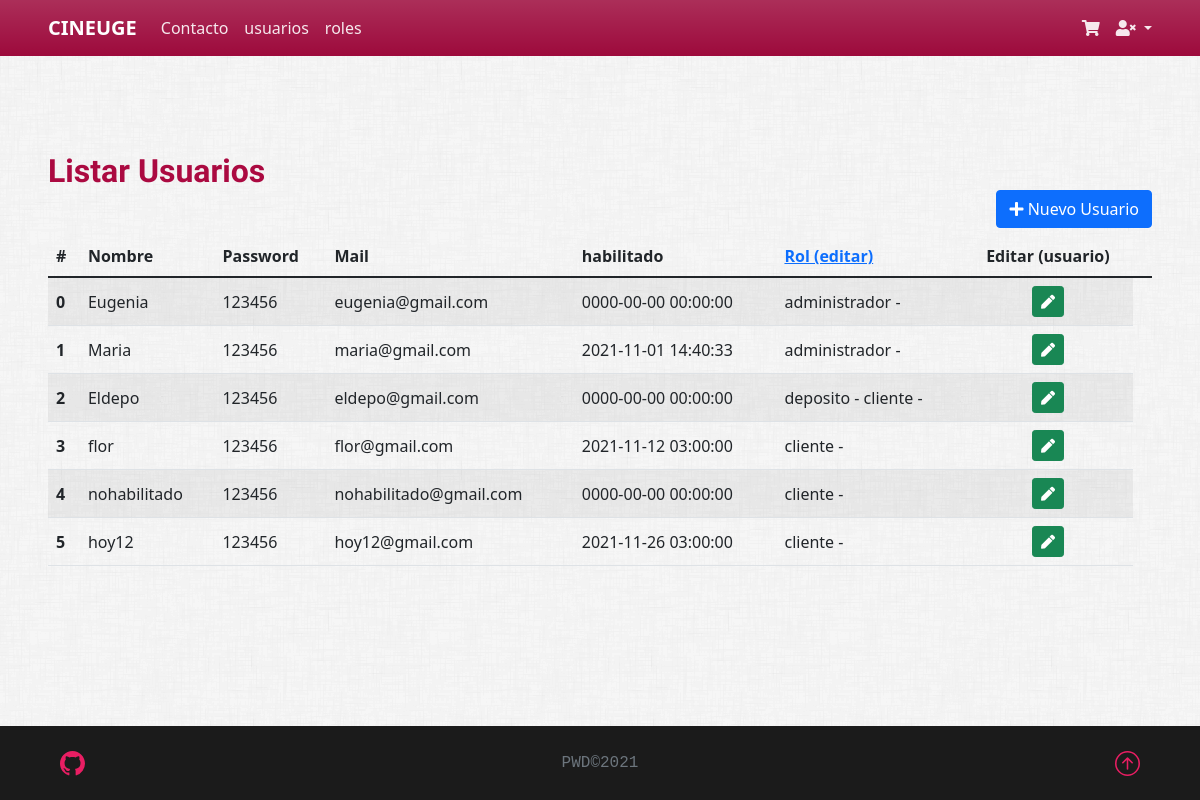
/vista/pages/usuario/listar.php, run on the app's committed database.
### tables this page shows
CREATE TABLE `usuario` (
  `idusuario` bigint(20) NOT NULL,
  `usnombre` varchar(50) NOT NULL,
  `uspass` int(11) NOT NULL,
  `usmail` varchar(50) NOT NULL,
  `usdeshabilitado` timestamp NULL DEFAULT NULL
);

### Control/Session.php (called while the page is built, shortened)
<?php
class Session
{
    public function activa()
    {
        $activa = false;
        return $activa;
    }
}

### Modelo/Usuario.php (called while the page is built, shortened)
<?php
class Usuario
{
    private $idusuario;
    public function __construct()
    {
        $this->idusuario = "";
    }
    public function getidusuario()
    {
        return $this->idusuario;
    }
    public function setidusuario($valor)
    {
        $this->idusuario = $valor;
    }
    public function cargar()
    {
        $resp = false;
        $base = new BaseDatos();
        $sql = "SELECT * FROM Usuario WHERE idusuario = " . $this->getidusuario();
        if ($base->Iniciar()) {
            $res = $base->Ejecutar($sql);
        } else {
            $this->setmensajeoperacion("Usuario->listar: " . $base->getError());
        }
        return $resp;
    }
    public static function listar($parametro = "")
    {
        $arreglo = array();
        $base = new BaseDatos();
        $sql = "SELECT * FROM Usuario ";
        if ($parametro != "") {
            $sql .= 'WHERE ' . $parametro;
        }
        $res = $base->Ejecutar($sql);
        if ($res > -1) {
            if ($res > 0) {
                while ($row = $base->Registro()) {
                    $obj = new Usuario();
                    $obj->setear($row['idusuario'], $row['usnombre'], $row['uspass'], $row['usmail'], $row['usdeshabilitado']);
                    array_push($arreglo, $obj);
                }
            }
        } else {
        }
        return $arreglo;
    }
}

### Modelo/conector/BaseDatos.php (called while the page is built, shortened)
<?php
class BaseDatos extends PDO
{
    private $conec;
    private $indice;
    private $resultado;
    public function __construct()
    {
        $this->indice = 0;
        try {
            $this->conec = true;
        } catch (PDOException $e) {
            $this->sql = $e->getMessage();
            $this->conec = false;
        }
    }
    public function Iniciar()
    {
        return $this->getConec();
    }
    public function getConec()
    {
        return $this->conec;
    }
    public function setSQL($e)
    {
        return "\n" . $this->sql = $e;
    }
    public function Ejecutar($sql)
    {
        if (stristr($sql, "select")) {
            $resp =  $this->EjecutarSelect($sql);
        }
        return $resp;
    }
    private function EjecutarSelect($sql)
    {
        $cant = -1;
        $resultado = parent::query($sql);
        if (!$resultado) {
            $this->analizarDebug();
        } else {
            $arregloResult = $resultado->fetchAll();
            $cant = count($arregloResult);
        }
        return $cant;
    }
    public function Registro()
    {
        $filaActual = false;
        $indiceActual = $this->getIndice();
        if ($indiceActual >= 0) {
            $filas = $this->getResultado();
            if ($indiceActual < count($filas)) {
                $filaActual =  $filas[$indiceActual];
            } else {
                $this->setIndice(-1);
            }
        }
        return $filaActual;
    }
    private function setIndice($valor)
    {
        $this->indice = $valor;
    }
    private function getIndice()
    {
        return $this->indice;
    }
    private function setResultado($valor)
    {
        $this->resultado = $valor;
    }
    private function getResultado()
    {
        return $this->resultado;
    }
}

### Control/AbmUsuario.php (called while the page is built, shortened)
<?php
class AbmUsuario
{
    public function buscar($param)
    {
        $where = " true ";
        $arreglo = Usuario::listar($where);
        return $arreglo;
    }
    public function listarUsuarios($param){
        $listaActivos=[];
        $listaUsuarios = $this->buscar($param);
        if(count($listaUsuarios)>0){
        foreach ($listaUsuarios as $usuario){
               $datosUsuario=[];
                $usuarioRol= new AbmUsuarioRol();
                $roles=$usuarioRol->buscarRolesUsuario($usuario);
                array_push($datosUsuario,$usuario);
                array_push($datosUsuario,$roles);
                array_push($listaActivos, $datosUsuario);
        }
    }
        return $listaActivos;
    }
}

### Modelo/Rol.php (called while the page is built, shortened)
<?php
class Rol
{
    private $idrol;
    public function __construct()
    {
        $this->idrol = "";
    }
    public function getidrol()
    {
        return $this->idrol;
    }
    public function setidrol($valor)
    {
        $this->idrol = $valor;
    }
    public function cargar()
    {
        $resp = false;
        $base = new BaseDatos();
        $sql = "SELECT * FROM rol WHERE idrol = " . $this->getidrol();
        if ($base->Iniciar()) {
            $res = $base->Ejecutar($sql);
            if ($res > -1) {
                if ($res > 0) {
                    $row = $base->Registro();
                }
            }
        } else {
            $this->setmensajeoperacion("Tabla->listar: " . $base->getError());
        }
        return $resp;
    }
}

### Modelo/UsuarioRol.php (called while the page is built, shortened)
<?php
class UsuarioRol
{
    private $idusuario;
    public function __construct()
    {
        $this->idusuario = new Usuario();
    }
    public function getobjusuario()
    {
        return $this->idusuario;
    }
    public function setobjusuario($idusuario)
    {
        $this->idusuario = $idusuario;
    }
    public static function listar($parametro = "")
    {
        $arreglo = array();
        $base = new BaseDatos();
        $consultasql = "SELECT * FROM usuariorol ";
        if ($parametro != "") {
            $consultasql .= 'WHERE ' . $parametro;
        }
        $res = $base->Ejecutar($consultasql);
        if ($res > -1) {
            if ($res > 0) {
                while ($row = $base->Registro()) {
                    $objUsuario = NULL;
                    if ($row['idusuario'] != null) {
                        $objUsuario = new Usuario();
                        $objUsuario->setIdusuario($row['idusuario']);
                        $objUsuario->cargar();
                    }
                    $objRol = NULL;
                    if ($row['idrol'] != null) {
                        $objRol = new Rol();
                        $objRol->setIdrol($row['idrol']);
                        $objRol->cargar();
                    }
                    $obj = new UsuarioRol();
                    $obj->setear($objUsuario, $objRol);
                    array_push($arreglo, $obj);
                }
            }
        } else {
        }
        return $arreglo;
    }
}

### Control/AbmUsuarioRol.php (called while the page is built, shortened)
<?php
class AbmUsuariorol
{
    public function buscar($param)
    {
        $where = " true ";
        $arreglo = UsuarioRol::listar($where);
        return $arreglo;
    }
    public function buscarRolesUsuario($elObjtUsuario)
    {
        $listaUsRol = $this->buscar(null);
        if (count($listaUsRol)>0) {
            $roles = [];
            foreach ($listaUsRol as $usuariorol) {
                if ($usuariorol->getobjusuario()->getidusuario() == $elObjtUsuario->getidusuario()){
                    $roldescrip = $usuariorol->getobjrol()->getroldescripcion();
                    array_push($roles, $roldescrip);
                }
            }
        }
        return $roles;
    }
}

### vista/pages/usuario/listar.php (the view, shortened to what this page needs)
<?php
include_once("../../estructura/cabecera.php");
$objAbmUsuario = new AbmUsuario();
$listaUsuario = $objAbmUsuario->listarUsuarios(null);
?>
<h2 class="mt-5">Listar Usuarios</h2>
 <div class="mb-2 d-flex justify-content-end">
    <a class="btn btn-primary" href="nuevo.php" role="button"><i class="fas fa-plus"></i> Nuevo Usuario</a>
  </div>
<div class="row mb-5" id="">
  <form id="Usuario"  name="Usuario" method="POST" action="editar.php" data-toggle="validator">
    <div class="table-responsive">
      <table class="table table-striped">
        <thead>
          <tr>
            <th scope="">#</th>
            <th scope="col">Nombre</th>
            <th scope="col">Password</th>
            <th scope="col">Mail</th>
            <th scope="col">habilitado</th>
            <th scope="col"><a href="../roles/listar.php"> Rol (editar) </a></th>
            <th scope="col" class='text-center'>Editar (usuario)<th>
          </tr>
        </thead>
        <?php
        if (count($listaUsuario) > 0) {
          echo '<tbody>';
          foreach ($listaUsuario as $objAbmUsuario) {
             $id = $objAbmUsuario[0]->getidusuario();
            $roles="";
            foreach($objAbmUsuario [1] as $rol){
              $roles = $roles. " ". $rol. '  -  ';
            }
            echo '<tr class="align-middle">';
            echo '<th scope="row">' . $id. '</th>';
            echo '<td>' . $objAbmUsuario[0]->getusnombre() .  '</td>';
            echo '<td>' . $objAbmUsuario[0]->getuspass() .    '</td>';
            echo '<td>' . $objAbmUsuario[0]->getusmail() .  '</td>';
            echo '<td>' . $objAbmUsuario[0]->getusdeshabilitado() .'</td>';
            echo '<td>'.$roles. '</td>';
            echo "<td  class='text-center'>
                   <button type='submit' class='btn btn-success btn-sm' value=".$id." name='accion' id='accion'>
                   <i class='fa fa-pen'> </i>
                   </button>
                   ";
          }
          echo '</tbody>';
          echo '</table>';
        }
        ?>
    </div>
  </form>
</div>
<?php
include_once("../../estructura/pie.php");
?>

### vista/estructura/cabecera.php (shortened to what this page needs)
<?php
include_once '../../../control/Session.php';
include_once '../../../control/AbmUsuario.php';
include_once '../../../control/AbmRol.php';
include_once '../../../control/AbmUsuarioRol.php';
include_once '../../../control/AbmProducto.php';
include_once '../../../modelo/Usuario.php';
include_once '../../../modelo/Rol.php';
include_once '../../../modelo/UsuarioRol.php';
include_once '../../../modelo/menurol.php';
include_once '../../../modelo/conector/BaseDatos.php';
include_once '../../../modelo/Rol.php';
$sesion = new Session();
?>
<!DOCTYPE html>
<html lang="es">
<head>
    <link rel="stylesheet" href="../../css/bootstrap/5.1.3/bootstrap.min.css">
    <link rel="stylesheet" href="../../css/bootstrap/5.1.3/bootstrapValidator.min.css">
    <link type="text/css" rel="stylesheet" href="../../css/estilos.css" />
</head>
<body>
    <nav class="navbar navbar-expand-lg navbar-dark bg-nav bg-gradient">
        <div class="container-fluid px-lg-5 px-3">
            <a class="navbar-brand fw-bold text-uppercase mb-0" href="../../home/home/index.php">CineUge</a>
            <div class="collapse navbar-collapse" id="navbarSupportedContent">
                <ul class="navbar-nav align-items-lg-center me-auto mb-2 mb-lg-0">
                    <li class="nav-item">
                        <a class="nav-link" aria-current="page" href="../../home/home/contacto.php">
                            <span>Contacto</span>
                        </a>
                    </li>
                    <li class="nav-item">
                        <a class="nav-link" aria-current="page" href="../../pages/usuario/listar.php">
                            <span>usuarios</span>
                        </a>
                    </li>
                    <li class="nav-item">
                        <a class="nav-link" aria-current="page" href="../../pages/roles/listar.php">
                            <span>roles</span>
                        </a>
                    </li>
                </ul>
                <ul class="navbar-nav align-items-lg-center d-flex">
                    <li class='nav-item'>
                        <a class='nav-link' href='../../pages/cliente/carrito.php' role='button' aria-haspopup='true' aria-expanded='false'>
                            <i class='fas fa-shopping-cart'></i> <span class='d-lg-none'>Carrito</span>
                        </a>
                    </li>
                    <?php
                    if (!$sesion->activa()) {
                        echo "
                        <li class='nav-item dropdown'>
                        <a class='nav-link dropdown-toggle' href='#' id='navbarDropdown-Visitante' role='button' data-bs-toggle='dropdown' aria-expanded='false'>
                            <i class='fas fa-user-times'></i> <span class='d-lg-none'>Usuario</span>
                        </a>
                        <div class='dropdown-menu dropdown-menu-end' aria-labelledby='navbarDropdown-Visitante'>
                            <a class='dropdown-item' href='../../pages/login/login.php'><i class='fas fa-sign-in-alt'></i> Login</a>
                            <a class='dropdown-item' href='../../pages/login/registrar.php'><i class='fas fa-pencil-alt'></i> Registrarse</a>
                        </div>
                        </li>";
                    }
                    ?>
                </ul>
            </div>
        </div>
    </nav>
    <div class="container-fluid">
        <div class="row">
            <main role="main" class="mx-auto my-5 px-md-5">

### vista/estructura/pie.php (shortened to what this page needs)
</main>
</div>
</div>
<footer class="py-4 text-center mt-auto">
    <div class="row align-items-center mx-md-5 mx-2">
        <span class="col text-start"><a class="align-items-center " href="https://github.com/Eugenia-2793/carrito">
            </a>
        </span>
        <span class="col text-center text-muted font-monospace">PWD©2021</span>
        <span class="col text-end">
            <a href="#">
            </a>
        </span>
    </div>
</footer>
</body>
</html>

### vista/css/estilos.css (style rules this page uses)
body { min-height: 100vh; display: flex; flex-direction: column; background-image: url("../img/dust_scratches.png"); background-color: transparent; }
h1, h2, h3, h4, h5, h6 { margin: 0; font-family: "Kufam"; font-weight: 600; color: #ab0a41; }
.bg-nav { background-color: #9d0a3c; }
.navbar-dark .navbar-nav .nav-link { color: rgba(255, 255, 255, 0.9); }
.navbar-dark .navbar-nav .nav-item.dropdown .nav-link.dropdown-toggle { padding-right: 0; }
footer { color: #fff; background-color: #1b1b1b; }
footer a { color: #e91e63; text-decoration: none; }
.table-responsive { white-space: nowrap; }

### data on the page
usuario: idusuario "0", usnombre "Eugenia", uspass "123456", usmail "eugenia@gmail.com", usdeshabilitado "0000-00-00 00:00:00", roles "administrador -"
usuario: idusuario "1", usnombre "Maria", uspass "123456", usmail "maria@gmail.com", usdeshabilitado "2021-11-01 14:40:33", roles "administrador -"
usuario: idusuario "2", usnombre "Eldepo", uspass "123456", usmail "eldepo@gmail.com", usdeshabilitado "0000-00-00 00:00:00", roles "deposito - cliente -"
usuario: idusuario "3", usnombre "flor", uspass "123456", usmail "flor@gmail.com", usdeshabilitado "2021-11-12 03:00:00", roles "cliente -"
usuario: idusuario "4", usnombre "nohabilitado", uspass "123456", usmail "nohabilitado@gmail.com", usdeshabilitado "0000-00-00 00:00:00", roles "cliente -"
usuario: idusuario "5", usnombre "hoy12", uspass "123456", usmail "hoy12@gmail.com", usdeshabilitado "2021-11-26 03:00:00", roles "cliente -"
